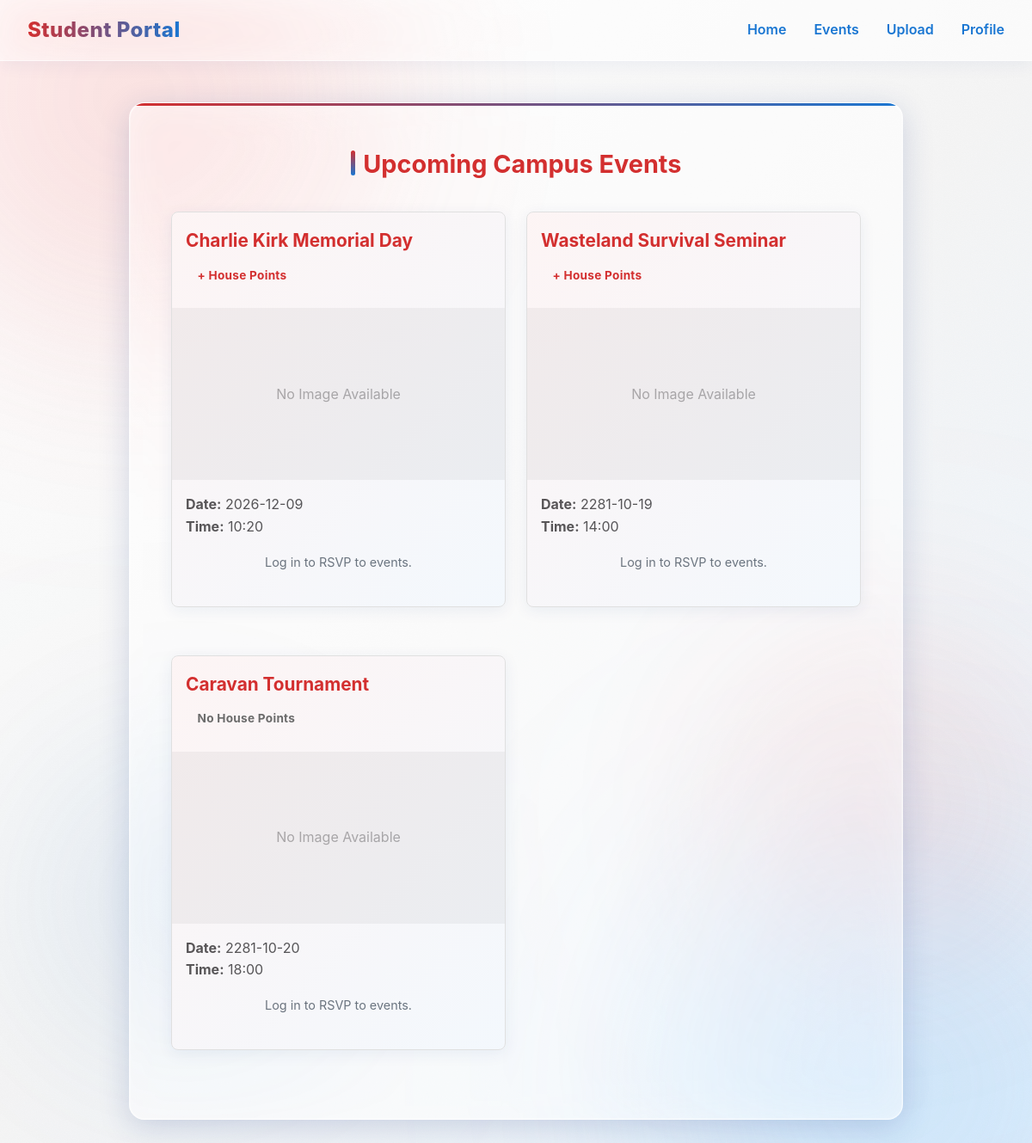
/calendar, run on an earlier commit of the app's database.
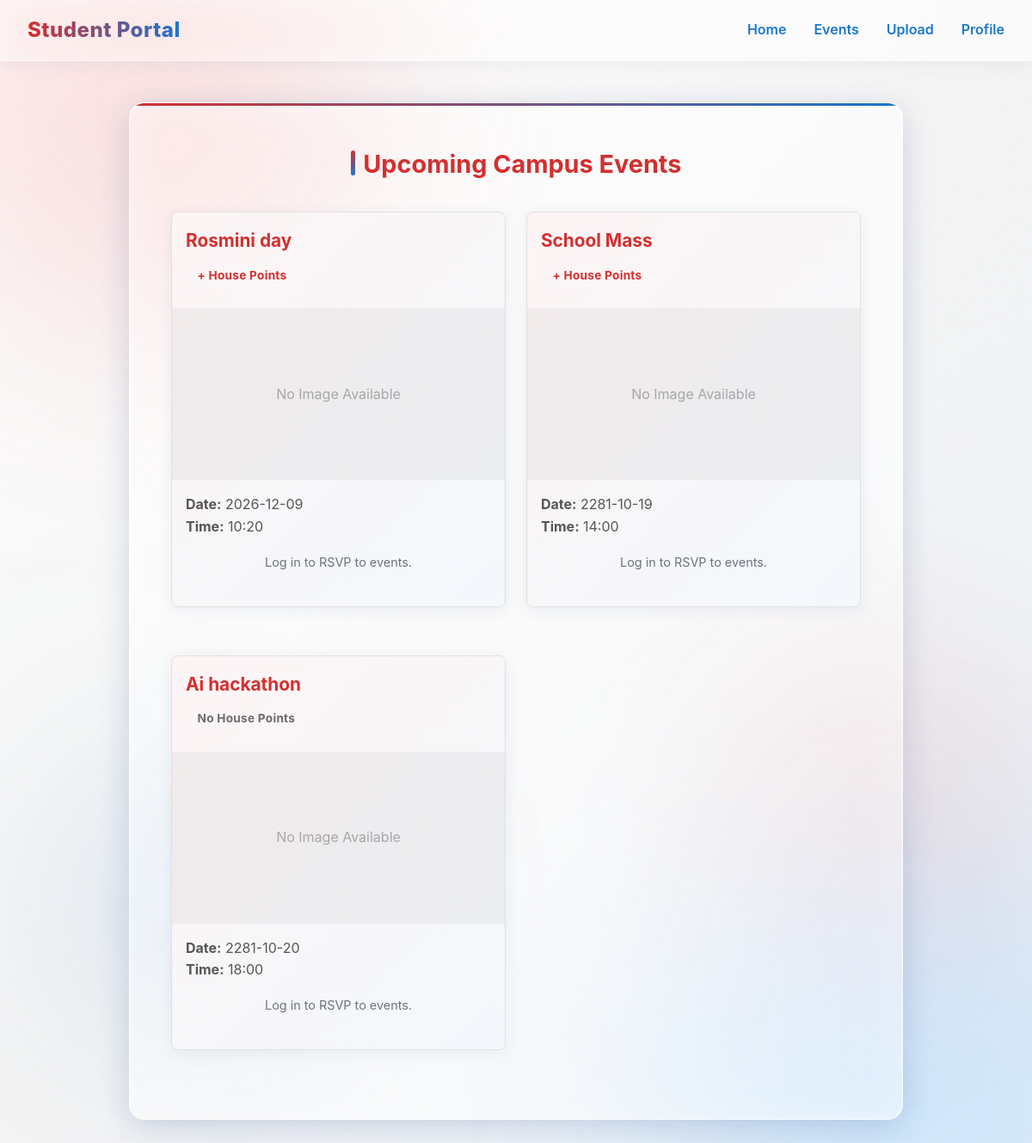
And on a later commit of the database.
### tables this page shows
CREATE TABLE Event (
    event_id INTEGER PRIMARY KEY AUTOINCREMENT,
    name TEXT NOT NULL,
    house_points INTEGER NOT NULL DEFAULT 0,
    event_date TEXT NOT NULL,
    event_time TEXT NOT NULL,
    image TEXT
);

### init.py (the view, shortened to what this page needs)
    @app.route('/calendar')
    def calendar():
        conn = get_db_connection()
        events = conn.execute('SELECT * FROM Event ORDER BY event_date ASC, event_time ASC').fetchall()
        interested_ids = []
        friends_attending = {}
        recommended_ids = []
        wildcard_ids = []
        conn.close()
        return render_template('calendar.html.jinja',
                               events=events,
                               interested_ids=interested_ids,
                               friends_attending=friends_attending,
                               recommended_ids=recommended_ids,
                               wildcard_ids=wildcard_ids)

### init.py (called while the page is built)
def get_db_connection():
    conn = sqlite3.connect(DB_PATH, timeout=30)
    conn.execute('PRAGMA journal_mode=WAL;')
    conn.row_factory = sqlite3.Row  # Allows us to access columns by name
    return conn

### templates/calendar.html.jinja (shortened to what this page needs)
<!DOCTYPE html>
<html lang="en">
<head>
    <link rel="stylesheet" href="{{ url_for('static', filename='styles.css') }}">
</head>
<body>
    <nav class="navbar">
        <div class="logo">Student Portal</div>
        <ul class="nav-links">
            <li><a href="/">Home</a></li>
            <li><a href="/calendar">Events</a></li>
            <li><a href="/upload">Upload</a></li>
            <li><a href="/profile">Profile</a></li>
        </ul>
    </nav>
    <main class="container">
        <h2 style="text-align: center; margin-bottom: 2rem;">Upcoming Campus Events</h2>
        <div class="feed">
            {% for event in events %}
            <div class="post" style="border: 1px solid #e0e0e0; border-radius: 8px; margin-bottom: 2rem; background-color: #fff;">
                <div class="post-header" style="padding: 1rem;">
                    <h3 style="margin-top: 0;">{{ event['name'] }}</h3>
                    <span class="badge {% if not event['house_points'] %}off{% endif %}" style="font-size: 0.85rem; font-weight: bold; color: {% if event['house_points'] %}#28a745{% else %}#6c757d{% endif %};">
                        {% if event['house_points'] %}
                            + House Points
                        {% else %}
                            No House Points
                        {% endif %}
                    </span>
                </div>
                {% if event['image'] %}
                    <img src="{{ url_for('static', filename='uploads/' + event['image']) }}" class="post-image" alt="Event Image" style="width: 100%; max-height: 300px; object-fit: cover;">
                {% else %}
                    <div class="post-image placeholder" style="width: 100%; height: 200px; background-color: #f4f4f4; display: flex; align-items: center; justify-content: center; color: #aaa;">
                        No Image Available
                    </div>
                {% endif %}
                <div class="post-body" style="padding: 1rem;">
                    <p class="time" style="color: #555; margin-bottom: 1rem;">
                        <strong>Date:</strong> {{ event['event_date'] }} <br>
                        <strong>Time:</strong> {{ event['event_time'] }}
                    </p>
                    <div style="margin-top: 1rem;">
                        {% if session.get('user_id') %}
                            {% if event['event_id'] in interested_ids %}
                                <button disabled style="width: 100%; padding: 0.6rem; font-size: 0.9rem; background-color: #e9ecef; border: 1px solid #ced4da; color: #6c757d; border-radius: 4px; cursor: not-allowed; font-weight: bold;">
                                    Attending
                                </button>
                            {% else %}
                                <form action="/interested/{{ event['event_id'] }}" method="POST">
                                    <button type="submit" style="width: 100%; padding: 0.6rem; font-size: 0.9rem; background-color: #0056b3; color: white; border: none; border-radius: 4px; cursor: pointer; font-weight: bold;">
                                        I'm Interested
                                    </button>
                                </form>
                            {% endif %}
                        {% else %}
                            <p style="font-size: 0.9rem; color: #6c757d; text-align: center;">Log in to RSVP to events.</p>
                        {% endif %}
                    </div>
                </div>
            </div>
            {% else %}
                <p style="text-align: center; color: #666;">No upcoming events found. Check back later!</p>
            {% endfor %}
        </div>
    </main>
</body>
</html>

What changed in the data, as far as the page shows it:
changed Event: name "Charlie Kirk Memorial Day" → "Rosmini day"
changed Event: name "Wasteland Survival Seminar" → "School Mass"
changed Event: name "Caravan Tournament" → "Ai hackathon"
